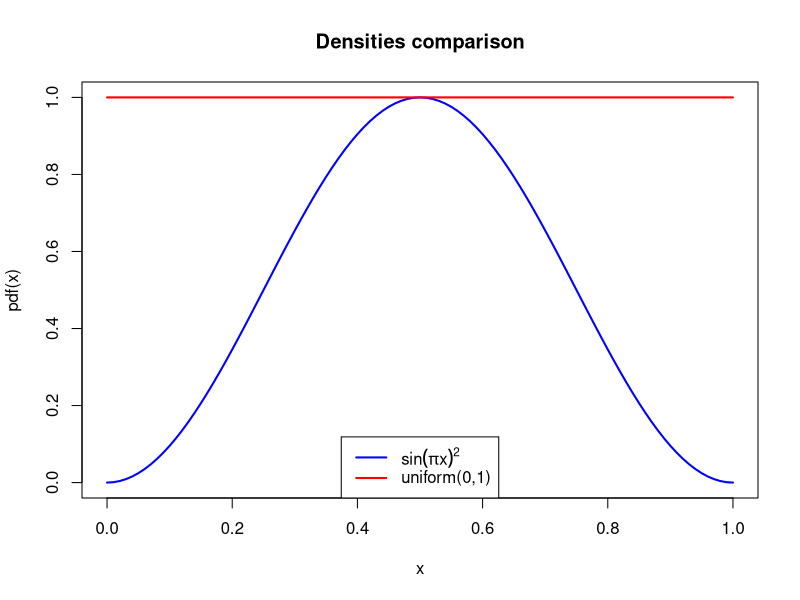
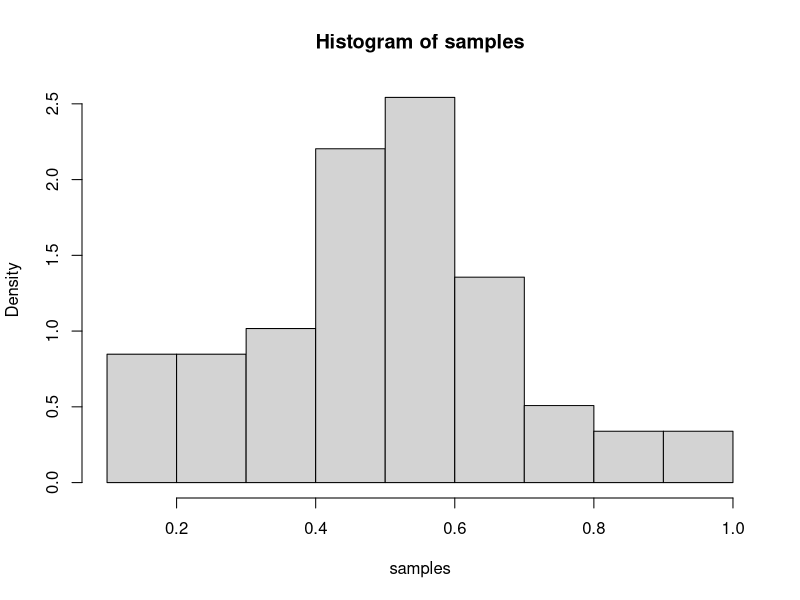
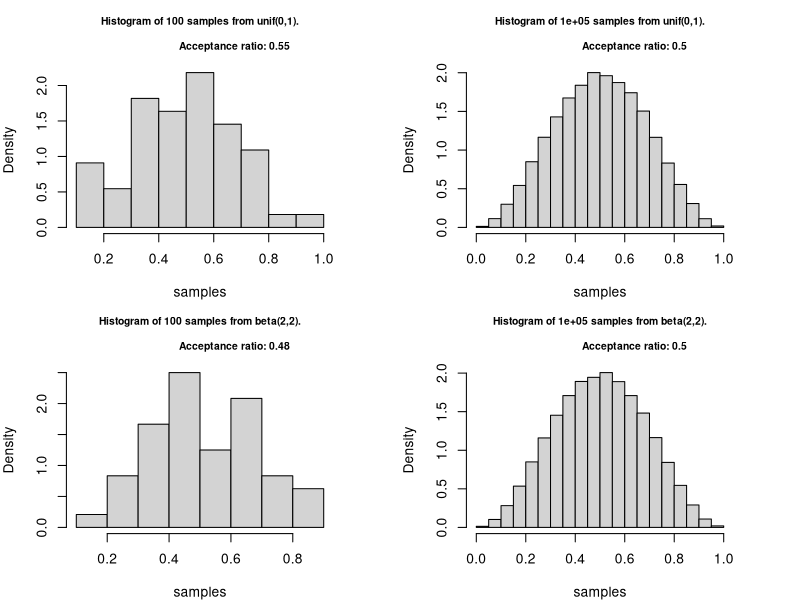
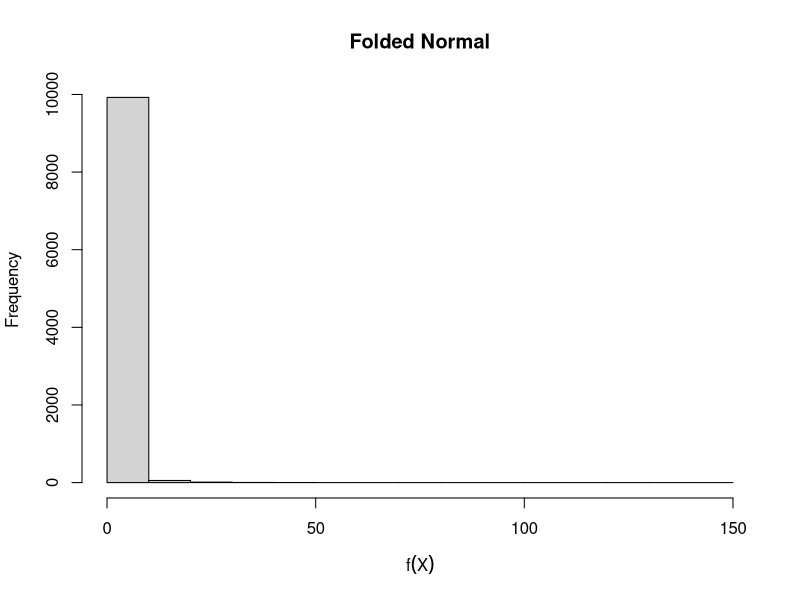
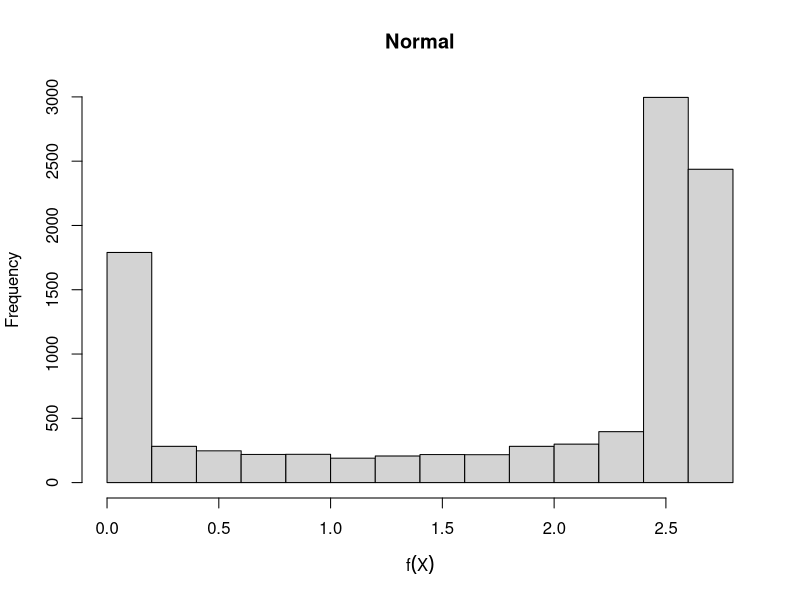
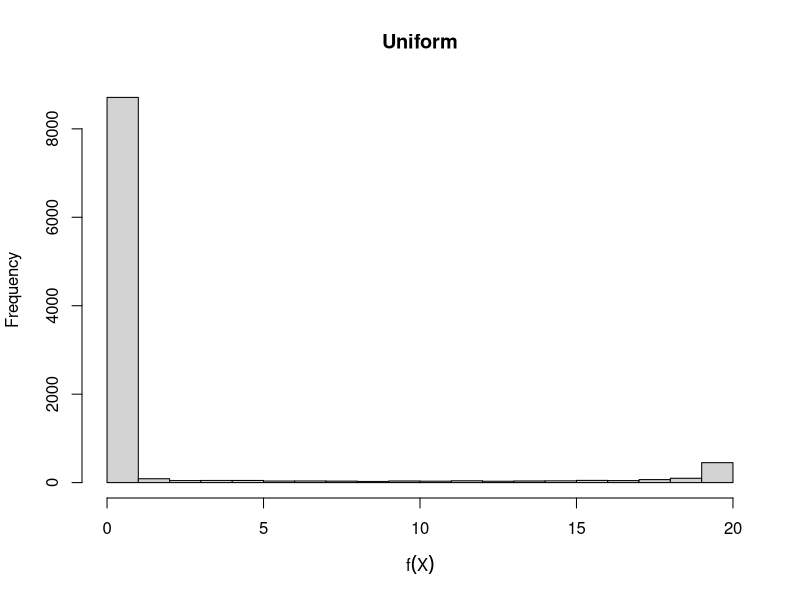

Write the R code that produced these figures, in order.
## ---- chunk 1
# density function for f(x)
densFun <- function(x) { 
  return(sin(pi*x)^2)
}
x <- seq(0, 1, 10^-2)
## ---- chunk 2
plot(x, densFun(x), 
     xlab = "x", ylab = "pdf(x)",
     type = "l", lty = 1, lwd = 2, col = "blue",
     main = "Densities comparison")
lines(x, dunif(x, 0, 1), lwd = 2, col="red")
legend('bottom',
       c(expression(sin(pi*x)^2), "uniform(0,1)"), 
       lty = 1, lwd = 2, col = c("blue", "red"))
## ---- chunk 3
numSim=10^2
samples = NULL
for (i in 1:numSim) {
  # get a uniform proposal
  proposal <- runif(1) 
  # calculate the ratio
  densRat <- densFun(proposal)/dunif(proposal)  
  #accept the sample with p=densRat
  if ( runif(1) < densRat ){ 
    #fill our vector with accepted samples
    samples <- c(samples, proposal) 
  }
}
## ---- chunk 4
hist(samples, freq=FALSE) #construct density hist
print(paste("Acceptance Ratio:", length(samples)/numSim))
## ---- chunk 5
sim_fun <- function(f, envelope = "unif", par1 = 0, 
                    par2 = 1, n = 10^2, plot = TRUE){
  
  r_envelope <- match.fun(paste0("r", envelope))
  d_envelope <- match.fun(paste0("d", envelope))
  proposal <- r_envelope(n, par1, par2)
  density_ratio <- f(proposal) / d_envelope(proposal, par1, par2)
  samples <- proposal[runif(n) < density_ratio]
  acceptance_ratio <- length(samples) / n
  if (plot) {
    hist(samples, probability = TRUE, 
         main = paste0("Histogram of ", n, " samples from ", 
                       envelope, "(", par1, ",", par2, ").\n 
                       Acceptance ratio: ", 
                       round(acceptance_ratio,2)), cex.main = 0.75)
  }
  list(x = samples, acceptance_ratio = acceptance_ratio)
}
## ---- chunk 6
par(mfrow = c(2,2), mar = rep(4, 4))
unif_1 <- sim_fun(f=densFun , envelope = "unif", par1 = 0, par2 = 1, n = 10^2) 
unif_2 <- sim_fun(f=densFun, envelope = "unif", par1 = 0, par2 = 1, n = 10^5)
beta_1 <- sim_fun(f=densFun, envelope = "beta", par1 = 2, par2 = 2, n = 10^2)
beta_2 <- sim_fun(f=densFun, envelope = "beta", par1 = 2, par2 = 2, n = 10^5)
## ---- chunk 7
knitr::opts_chunk$set(cache=TRUE)
library(xtable)
# define target functions for MC estimate
mc1 <- function(x){
  # folded normal target
  return(sqrt(2*pi/abs(x)))
}

mc2 <- function(x){
  # normal target
  exp(-x^4)/dnorm(x)
}

mc3 <- function(x){
  # uniform target
  return(20*exp(-x^4))
}
mcSE <- function(values){
  # this function calculates the standard error
  # of an MC estimate with target function values
  # eg values should be vector of f(x_i)
  return(sqrt(var(values)/length(values)))
}
# folded normal
draws <- rnorm(10000)
values <- sapply(draws,mc1)
# normal
draws2 <- rnorm(10000)
values2 <- sapply(draws2,mc2)
# uniform
draws3 <- runif(10000,min=-10,max=10)
values3 <- sapply(draws3,mc3)
# plot histograms
pdf(file="mc1hist.pdf")
hist(values*2^(-5/4), xlab = expression(f(X)),
     main = "Folded Normal")
dev.off()
pdf(file="mc2hist.pdf")
hist(values2, xlab = expression(f(X)),
     main = "Normal")
dev.off()
pdf(file="mc3hist.pdf")
hist(values3, xlab = expression(f(X)),
     main = "Uniform")
dev.off()
# put results in a data frame and display with xtable
mc.mean <- mean(values)*2^(-5/4)
mc.sd<- 2^(-10/4)*sd(values)/sqrt(length(values))
means <- c(gamma(1/4)/2,mc.mean,mean(values2),mean(values3))
SEs <- c(NA, mcSE(values),mcSE(values2),mcSE(values3))
mc.df <- data.frame(Mean = means, SE = SEs, 
                    row.names = c("True value", "row.names
                                  Normal", "Full Normal",  
                                  "Truncated Uniform"))
xtable(mc.df)
